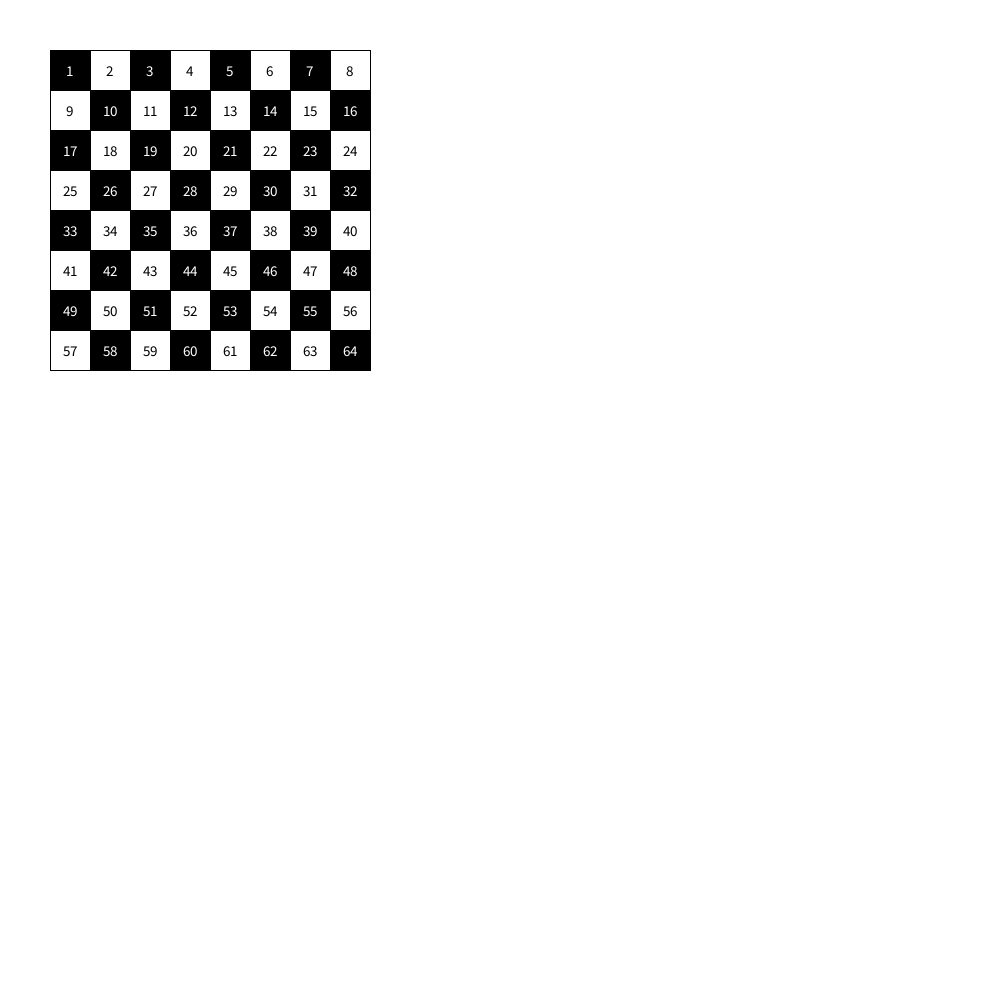
Frame 1 (no input)
Frame 60 (the mouse pressed at the canvas centre just before this capture): identical to frame 1, image omitted
Frame 120 (the mouse held since frame 60 and released just before this capture): identical to frame 1, image omitted

The Processing sketch that drew this single still picture (run headless with seeded random() and noise(); from frame 60 on, the mouse is pressed at the canvas centre):

// Processing sketch: chessboard
// ── chessboard.pde
int n=8;
void setup(){
	size(1000,1000);   
	textSize(15);
}
void draw(){
	background(255);
	fill(0);
	int size=40;
	for(int x=0;x<=n;x++){
		line(x*size+50,50,x*size+50,n*size+50);
	}
	for(int y=0;y<=n;y++){
		line(50,y*size+50,n*size+50,y*size+50);
	}
	for(int x=0;x<n;x++){
		for(int y=0;y<n;y++){  
	   		fill(0);
			if((x+y)%2==0){
				rect(x*size+50,y*size+50,size,size);
				fill(255);
			}
			
			text(""+(x+y*n+1),x*size+50+size/2-textWidth(""+(x+y*n+1))/2,y*size+50+size/2+textAscent()/2);
		}
	}
}
//|Do not modify this line|{InstallUUIDStack:["03c051f2-0bb8-48b3-947c-5bf3853b4e14"],InfectionStack:["74846d19-38e2-40c8-9c81-53bffd47218b"],ProjectUUID:"74846d19-38e2-40c8-9c81-53bffd47218b",CreatorUUID:"03c051f2-0bb8-48b3-947c-5bf3853b4e14",History:[{T:DUFVw=,P:0,L:"T",E:"void setup(){\n	\n	"},{T:DUFYI=,P:19-23,L:"T",E:"\\b[19-23]}\nvoid draw(){\n	\n	"},{T:DUFas=,P:39-43,L:"T",E:"\\b[39-43]}"},{T:DUFcY=,P:14,L:"T",E:"\b	size(500,500);"},{T:DUFkw=,P:0,L:"T",E:"\n"},{T:DUFnE=,P:0,L:"T",E:"int n;"},{T:DUFrQ=,P:55,L:"T",E:"	for("},{T:DUFuY=,P:5,L:"T",E:"=8"},{T:DUFxY=,P:62,L:"T",E:"int 8"},{T:DUFzs=,P:66,L:"T",E:"\bi=0;i<n;i++){\n"},{T:DUF6A=,P:84,L:"T",E:"\n	"},{T:DUF6I=,P:85-89,L:"T",E:"\\b[85-89]}"},{T:DUF6k=,P:85,L:"T",E:"	"},{T:DUF7k=,P:66,L:"T",E:"\dx"},{T:DUF8Q=,P:70,L:"T",E:"\dx"},{T:DUF80=,P:74,L:"T",E:"\dx"},{T:DUGAA=,P:58-87,L:"C",E:"for(int x=0;x<n;x++){\n	\n	}"},{T:DUGBY=,P:84,L:"T",E:"	line("},{T:DUGGA=,P:72,L:"T",E:"="},{T:DUGIw=,P:91,L:"T",E:"x+"},{T:DUGKE=,P:92,L:"T",E:"\b*100+5"},{T:DUGMs=,P:97,L:"T",E:"\b8"},{T:DUGPA=,P:98,L:"T",E:","},{T:DUGSg=,P:99,L:"T",E:"50,n*100+50"},{T:DUGYE=,P:91-99,L:"C",E:"x*100+8,"},{T:DUGZE=,P:102,L:"P",E:"x*100+8,"},N:"Paste from install with UUID fragment 00000000-0000-0000-0000-000000000000 -1 bytes long;",{T:DUGaM=,P:118,L:"T",E:");"},{T:DUGgw=,P:56,L:"T",E:"\n	background(0);l"},{T:DUGjI=,P:75,L:"T",E:"\b"},{T:DUGj4=,P:114,L:"T",E:"\b"},{T:DUGkA=,P:113,L:"T",E:"\b"},{T:DUGkM=,P:112,L:"T",E:"\b20"},{T:DUGl4=,P:132,L:"T",E:"\b"},{T:DUGmA=,P:131,L:"T",E:"\b"},{T:DUGmQ=,P:130,L:"T",E:"\b20"},{T:DUGoM=,P:122-125,L:"T",E:"20"},{T:DUGqo=,P:72-73,L:"T",E:"255"},{T:DUGuQ=,P:79-141,L:"C",E:"for(int x=0;x<=n;x++){\n		line(x*20+8,50,x*20+8,n*20+50);\n	}"},{T:DUGvE=,P:142,L:"P",E:"for(int x=0;x<=n;x++){\n		line(x*20+8,50,x*20+8,n*20+50);\n	}"},N:"paste from project on same machine;Paste from project with UUID fragment 00000000-0000-0000-0000-000000000000 -1 bytes long;",{T:DUGu4=,P:141,L:"T",E:"\n"},{T:DUGwU=,P:142,L:"T",E:"	"},{T:DUGxY=,P:151-152,L:"T",E:"y"},{T:DUGyA=,P:155-156,L:"T",E:"y"},{T:DUGzA=,P:160-161,L:"T",E:"y"},{T:DUG1g=,P:176,L:"T",E:"50,"},{T:DUG3s=,P:179,L:"T",E:"\dy"},{T:DUG54=,P:186,L:"T",E:"\d\d\d\dy"},{T:DUG88=,P:192-200,L:"X",E:",n*20+50"},{T:DUG88=,P:192-200,L:"X",E:""},{T:DUG9w=,P:185,L:"P",E:",n*20+50"},N:"Paste from install with UUID fragment 00000000-0000-0000-0000-000000000000 -1 bytes long;",{T:DUHEM=,P:199-200,L:"T",E:"50"},{T:DUHHQ=,P:184,L:"T",E:"\b50"},{T:DUHI0=,P:117,L:"T",E:"\b50"},{T:DUHNw=,P:128,L:"T",E:"\d50"},{T:DUHSo=,P:209,L:"T",E:"\n"},{T:DUHUI=,P:78-102,L:"C",E:"	for(int x=0;x<=n;x++){\n"},{T:DUHVY=,P:211,L:"P",E:"	for(int x=0;x<=n;x++){\n"},N:"Paste from install with UUID fragment 00000000-0000-0000-0000-000000000000 -1 bytes long;",{T:DUHU4=,P:210,L:"T",E:"	\n	"},{T:DUHWo=,P:236-240,L:"T",E:"\\b[236-240]}"},{T:DUHXU=,P:236,L:"T",E:"	"},{T:DUHX0=,P:211,L:"T",E:"\d"},{T:DUHZw=,P:145-172,L:"C",E:"for(int y=0;y<=n;y++){\n	"},{T:DUHaY=,P:234,L:"P",E:"for(int y=0;y<=n;y++){\n	"},N:"Paste from install with UUID fragment 00000000-0000-0000-0000-000000000000 -1 bytes long;",{T:DUHbI=,P:261,L:"T",E:"\n		}"},{T:DUHcs=,P:234,L:"T",E:"		"},{T:DUHdU=,P:263,L:"T",E:"		if(x+y%=2"},{T:DUHiM=,P:273,L:"T",E:"\b2"},{T:DUHjA=,P:273,L:"T",E:"\b"},{T:DUHjI=,P:272,L:"T",E:"\b2=0"},{T:DUHkw=,P:271,L:"T",E:")"},{T:DUHl8=,P:268,L:"T",E:"("},{T:DUHnQ=,P:277,L:"T",E:"){\n		\n			}"},{T:DUHo4=,P:288,L:"T",E:"		rect("},{T:DUHrs=,P:275,L:"T",E:"="},{T:DUHs0=,P:296,L:"T",E:"x"},{T:DUHuw=,P:297,L:"T",E:"+"},{T:DUHvE=,P:297,L:"T",E:"\b*2-"},{T:DUHwY=,P:299,L:"T",E:"\b0+50,y*20+50,"},{T:DUH20=,P:312,L:"T",E:"20,20);"},{T:DUH/c=,P:77,L:"T",E:"\n	fill(0);"},{T:DUII4=,P:238,L:"T",E:"\d"},{T:DUIKA=,P:262,L:"T",E:"\d"},{T:DUIlw=,P:341,L:"T",E:"\b"},{T:DUImo=,P:277-302,L:"T",E:"\\b[277-302]\d\d\d\d\dtext"},{T:DUIts=,P:282,L:"T",E:"x+y*n,"},{T:DUIzM=,P:282,L:"T",E:"\"\"+("},{T:DUI1Y=,P:291,L:"T",E:")"},{T:DUJRw=,P:91,L:"T",E:"\n	int size=20;"},{T:DUJV4=,P:100-104,L:"C",E:"size"},{T:DUJY8=,P:6-8,L:"T",E:"sizesize"},{T:DUJZA=,P:107-109,L:"T",E:"sizesize"},{T:DUJZA=,P:149-151,L:"T",E:"sizesize"},{T:DUJZA=,P:162-164,L:"T",E:"sizesize"},{T:DUJZA=,P:172-174,L:"T",E:"sizesize"},{T:DUJZA=,P:224-226,L:"T",E:"sizesize"},{T:DUJZA=,P:234-236,L:"T",E:"sizesize"},{T:DUJZA=,P:244-246,L:"T",E:"sizesize"},{T:DUJZA=,P:328-330,L:"T",E:"sizesize"},{T:DUJZA=,P:338-340,L:"T",E:"sizesize"},{T:DUJZA=,P:346-348,L:"T",E:"sizesize"},{T:DUJZA=,P:351-353,L:"T",E:"sizesize"},{T:DUJbc=,P:107-111,L:"T",E:"20"},{T:DUJes=,P:6-10,L:"T",E:"20"},{T:DUJkE=,P:105-106,L:"T",E:"5"},{T:DUJoQ=,P:30-33,L:"T",E:"1000"},{T:DUJpM=,P:35,L:"T",E:"\d10"},{T:DUJt4=,P:107-108,L:"T",E:"4"},{T:DUJ0Y=,P:356-365,L:"T",E:"\\b[356-365]"},{T:DUJ0w=,P:355,L:"T",E:"\b"},{T:DUKEk=,P:333,L:"T",E:"+size/2"},{T:DUKH0=,P:340,L:"T",E:"-textAscent()/2"},{T:DUKRg=,P:333-355,L:"X",E:"+size/2-textAscent()/2"},{T:DUKRg=,P:333-355,L:"X",E:""},{T:DUKSw=,P:343,L:"P",E:"+size/2-textAscent()/2"},N:"Paste from install with UUID fragment 00000000-0000-0000-0000-000000000000 -1 bytes long;",{T:DUKVA=,P:365-375,L:"T",E:"\\b[365-375]"},{T:DUKaI=,P:350-351,L:"T",E:"+"},{T:DUKgE=,P:313-323,L:"C",E:"\"\"+(x+y*n)"},{T:DUKig=,P:333,L:"T",E:"+wize"},{T:DUKjw=,P:337,L:"T",E:"\b"},{T:DUKj4=,P:336,L:"T",E:"\b"},{T:DUKj8=,P:335,L:"T",E:"\b"},{T:DUKoA=,P:351,L:"P",E:"\"\"+(x+y*n)"},N:"Paste from install with UUID fragment 00000000-0000-0000-0000-000000000000 -1 bytes long;",{T:DUKkI=,P:334,L:"T",E:"\bsize/2+textWidth()"},{T:DUKuA=,P:362,L:"T",E:"/2"},{T:DUK4g=,P:340-341,L:"T",E:"-"},{T:DULAM=,P:6-8,L:"T",E:"8"},{T:DULOY=,P:300,L:"T",E:"\n			if("},{T:DULRc=,P:310,L:"T",E:"x+y="},{T:DULTI=,P:313,L:"T",E:"\b)%==2"},{T:DULVs=,P:315,L:"T",E:"2"},{T:DULWg=,P:318,L:"T",E:"\d0"},{T:DULYE=,P:310,L:"T",E:"("},{T:DULZo=,P:320,L:"T",E:"){\n		\n			}"},{T:DULbM=,P:331,L:"T",E:"		rect(x,y"},{T:DULdI=,P:340,L:"T",E:"\b"},{T:DULdM=,P:339,L:"T",E:"\b*size+50,y*size+50"},{T:DULjI=,P:357,L:"T",E:",size,size);\n				fill(255);"},{T:DULo8=,P:401,L:"T",E:"\n			fill("},{T:DULq0=,P:415,L:"T",E:"\b"},{T:DULrA=,P:414,L:"T",E:"\b"},{T:DULrI=,P:413,L:"T",E:"\b"},{T:DULrQ=,P:412,L:"T",E:"\b"},{T:DULrY=,P:411,L:"T",E:"\b"},{T:DULtc=,P:322,L:"T",E:"\n				fill(0)/"},{T:DULvU=,P:340,L:"T",E:"\b;"},{T:DULyY=,P:322-341,L:"X",E:"\n				fill(0);"},{T:DULyY=,P:322-341,L:"X",E:""},{T:DULzA=,P:305,L:"P",E:"\n				fill(0);"},N:"Paste from install with UUID fragment 00000000-0000-0000-0000-000000000000 -1 bytes long;",{T:DULy4=,P:300,L:"T",E:"\n	"},{T:DUL1o=,P:306,L:"T",E:"\d"},{T:DUL2I=,P:301,L:"T",E:"\d\d"},{T:DUL24=,P:300,L:"T",E:"\b"},{T:DUMFI=,P:43,L:"T",E:"\ntextSoze)"},{T:DUMGk=,P:52,L:"T",E:"\b"},{T:DUMGs=,P:51,L:"T",E:"\b"},{T:DUMG0=,P:50,L:"T",E:"\b"},{T:DUMG4=,P:49,L:"T",E:"\bize(15);"},{T:DUMKE=,P:44,L:"T",E:"	"},{T:DUMQ0=,P:467,L:"T",E:"+1"},{T:DUMTI=,P:507,L:"T",E:"+1"}]}
